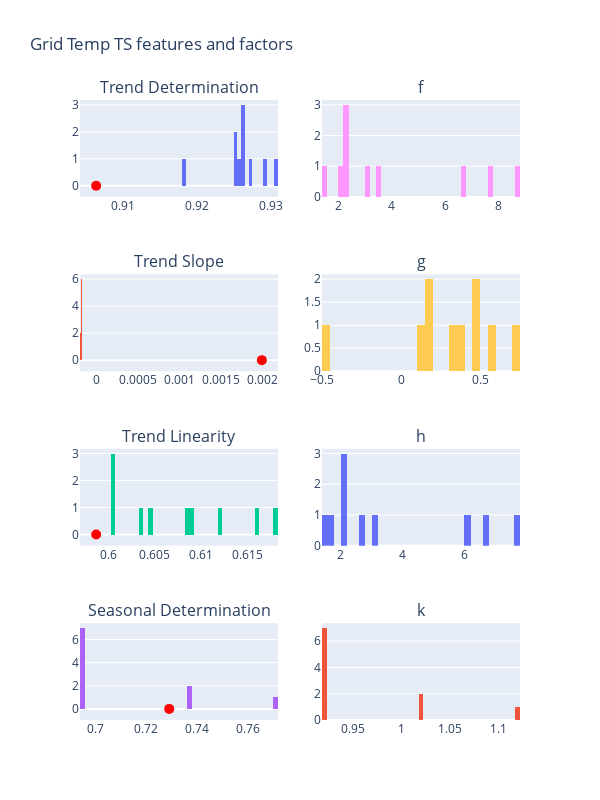

Source (notebook cell):
### Code cell
fig = make_subplots(rows=4, cols=2, subplot_titles=("Trend Determination", "f", "Trend Slope", "g", "Trend Linearity", "h", "Seasonal Determination", "k"))
# Feature distributions
fig.add_trace(go.Histogram(x=grid_temp_trend_determination, nbinsx=50), row=1, col=1)
fig.add_trace(go.Histogram(x=grid_temp_trend_slope, nbinsx=50), row=2, col=1)
fig.add_trace(go.Histogram(x=grid_temp_trend_linearity, nbinsx=50), row=3, col=1)
fig.add_trace(go.Histogram(x=grid_temp_seasonal_determination, nbinsx=50), row=4, col=1)
# Original feature values
fig.add_trace(go.Scatter(x=[start_features[grid_temp_index][trend_det_index]], mode="markers", marker=dict(color="red", size=10), name='Original Trend Det'), row=1, col=1)
fig.add_trace(go.Scatter(x=[start_features[grid_loss_index][trend_slope_index]], mode="markers", marker=dict(color="red", size=10), name='Original Slope Det'), row=2, col=1)
fig.add_trace(go.Scatter(x=[start_features[grid_temp_index][trend_linearity_index]], mode='markers', marker=dict(color="red", size=10), name='Original Trend Linearity'), row=3, col=1)
fig.add_trace(go.Scatter(x=[start_features[grid_temp_index][seasonal_det_index]], mode='markers', marker=dict(color="red", size=10), name='Original Seasonal Det'), row=4, col=1)
# Factor distributions
fig.add_trace(go.Histogram(x=grid_temp_factors_f, nbinsx=50), row=1, col=2)
fig.add_trace(go.Histogram(x=grid_temp_factors_g, nbinsx=50), row=2, col=2)
fig.add_trace(go.Histogram(x=grid_temp_factors_h, nbinsx=50), row=3, col=2)
fig.add_trace(go.Histogram(x=grid_temp_factors_k, nbinsx=50), row=4, col=2)
fig.update_layout(height=800, width=600, title_text="Grid Temp TS features and factors", showlegend=False)
fig.show()

### Figure 1 — Plotly figure (JSON) as saved in the notebook; plotly's stock layout.template omitted (floating-point values rounded to 4 significant figures)
{"data": [{"nbinsx": 50, "type": "histogram", "x": [0.9264, 0.931, 0.9272, 0.9265, 0.9252, 0.9293, 0.9182, 0.9255, 0.9254, 0.9265], "xaxis": "x", "yaxis": "y"}, {"nbinsx": 50, "type": "histogram", "x": [0.0001777, -0.000192, -0.0001847, -0.0001831, -0.0001821, -0.00019, -0.0001733, -0.0001832, -0.0001846, -0.0001831], "xaxis": "x3", "yaxis": "y3"}, {"nbinsx": 50, "type": "histogram", "x": [0.6005, 0.612, 0.6037, 0.6005, 0.6046, 0.6162, 0.6083, 0.6089, 0.618, 0.6005], "xaxis": "x5", "yaxis": "y5"}, {"nbinsx": 50, "type": "histogram", "x": [0.7365, 0.7712, 0.6944, 0.7365, 0.6944, 0.6944, 0.6944, 0.6944, 0.6944, 0.6944], "xaxis": "x7", "yaxis": "y7"}, {"marker": {"color": "red", "size": 10}, "mode": "markers", "name": "Original Trend Det", "type": "scatter", "x": [0.9063], "xaxis": "x", "yaxis": "y"}, {"marker": {"color": "red", "size": 10}, "mode": "markers", "name": "Original Slope Det", "type": "scatter", "x": [0.001996], "xaxis": "x3", "yaxis": "y3"}, {"marker": {"color": "red", "size": 10}, "mode": "markers", "name": "Original Trend Linearity", "type": "scatter", "x": [0.5987], "xaxis": "x5", "yaxis": "y5"}, {"marker": {"color": "red", "size": 10}, "mode": "markers", "name": "Original Seasonal Det", "type": "scatter", "x": [0.7291], "xaxis": "x7", "yaxis": "y7"}, {"nbinsx": 50, "type": "histogram", "x": [2.331, 2.028, 7.679, 2.331, 3.441, 3.037, 1.524, 8.789, 6.771, 2.331], "xaxis": "x2", "yaxis": "y2"}, {"nbinsx": 50, "type": "histogram", "x": [-0.4949, 0.596, 0.1515, 0.4949, 0.3333, 0.3939, 0.7172, 0.1313, 0.1717, 0.4949], "xaxis": "x4", "yaxis": "y4"}, {"nbinsx": 50, "type": "histogram", "x": [2.028, 1.725, 6.67, 2.028, 3.037, 2.634, 1.423, 7.78, 6.065, 2.028], "xaxis": "x6", "yaxis": "y6"}, {"nbinsx": 50, "type": "histogram", "x": [1.019, 1.12, 0.9182, 1.019, 0.9182, 0.9182, 0.9182, 0.9182, 0.9182, 0.9182], "xaxis": "x8", "yaxis": "y8"}], "layout": {"annotations": [{"font": {"size": 16}, "showarrow": false, "text": "Trend Determination", "x": 0.225, "xanchor": "center", "xref": "paper", "y": 1, "yanchor": "bottom", "yref": "paper"}, {"font": {"size": 16}, "showarrow": false, "text": "f", "x": 0.775, "xanchor": "center", "xref": "paper", "y": 1, "yanchor": "bottom", "yref": "paper"}, {"font": {"size": 16}, "showarrow": false, "text": "Trend Slope", "x": 0.225, "xanchor": "center", "xref": "paper", "y": 0.7188, "yanchor": "bottom", "yref": "paper"}, {"font": {"size": 16}, "showarrow": false, "text": "g", "x": 0.775, "xanchor": "center", "xref": "paper", "y": 0.7188, "yanchor": "bottom", "yref": "paper"}, {"font": {"size": 16}, "showarrow": false, "text": "Trend Linearity", "x": 0.225, "xanchor": "center", "xref": "paper", "y": 0.4375, "yanchor": "bottom", "yref": "paper"}, {"font": {"size": 16}, "showarrow": false, "text": "h", "x": 0.775, "xanchor": "center", "xref": "paper", "y": 0.4375, "yanchor": "bottom", "yref": "paper"}, {"font": {"size": 16}, "showarrow": false, "text": "Seasonal Determination", "x": 0.225, "xanchor": "center", "xref": "paper", "y": 0.1562, "yanchor": "bottom", "yref": "paper"}, {"font": {"size": 16}, "showarrow": false, "text": "k", "x": 0.775, "xanchor": "center", "xref": "paper", "y": 0.1562, "yanchor": "bottom", "yref": "paper"}], "height": 800, "showlegend": false, "title": {"text": "Grid Temp TS features and factors"}, "width": 600, "xaxis": {"anchor": "y", "domain": [0, 0.45]}, "xaxis2": {"anchor": "y2", "domain": [0.55, 1]}, "xaxis3": {"anchor": "y3", "domain": [0, 0.45]}, "xaxis4": {"anchor": "y4", "domain": [0.55, 1]}, "xaxis5": {"anchor": "y5", "domain": [0, 0.45]}, "xaxis6": {"anchor": "y6", "domain": [0.55, 1]}, "xaxis7": {"anchor": "y7", "domain": [0, 0.45]}, "xaxis8": {"anchor": "y8", "domain": [0.55, 1]}, "yaxis": {"anchor": "x", "domain": [0.8438, 1]}, "yaxis2": {"anchor": "x2", "domain": [0.8438, 1]}, "yaxis3": {"anchor": "x3", "domain": [0.5625, 0.7188]}, "yaxis4": {"anchor": "x4", "domain": [0.5625, 0.7188]}, "yaxis5": {"anchor": "x5", "domain": [0.2812, 0.4375]}, "yaxis6": {"anchor": "x6", "domain": [0.2812, 0.4375]}, "yaxis7": {"anchor": "x7", "domain": [0, 0.1562]}, "yaxis8": {"anchor": "x8", "domain": [0, 0.1562]}}}
